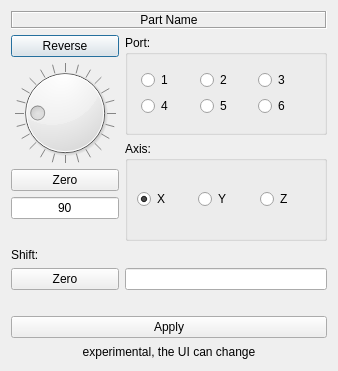
<?xml version="1.0" encoding="UTF-8"?>
<ui version="4.0">
 <class>RotatePanel</class>
 <widget class="QDialog" name="RotatePanel">
  <property name="geometry">
   <rect>
    <x>0</x>
    <y>0</y>
    <width>338</width>
    <height>371</height>
   </rect>
  </property>
  <property name="sizePolicy">
   <sizepolicy hsizetype="Minimum" vsizetype="Preferred">
    <horstretch>0</horstretch>
    <verstretch>0</verstretch>
   </sizepolicy>
  </property>
  <property name="minimumSize">
   <size>
    <width>24</width>
    <height>0</height>
   </size>
  </property>
  <property name="windowTitle">
   <string>Move around</string>
  </property>
  <layout class="QGridLayout" name="gridLayout">
   <item row="15" column="1" colspan="2">
    <widget class="QLabel" name="label">
     <property name="text">
      <string>experimental, the UI can change</string>
     </property>
     <property name="alignment">
      <set>Qt::AlignCenter</set>
     </property>
    </widget>
   </item>
   <item row="1" column="1" colspan="2">
    <widget class="QLabel" name="labelPartName">
     <property name="sizePolicy">
      <sizepolicy hsizetype="Minimum" vsizetype="Fixed">
       <horstretch>0</horstretch>
       <verstretch>0</verstretch>
      </sizepolicy>
     </property>
     <property name="minimumSize">
      <size>
       <width>24</width>
       <height>0</height>
      </size>
     </property>
     <property name="frameShape">
      <enum>QFrame::Box</enum>
     </property>
     <property name="frameShadow">
      <enum>QFrame::Sunken</enum>
     </property>
     <property name="text">
      <string>Part Name</string>
     </property>
     <property name="alignment">
      <set>Qt::AlignCenter</set>
     </property>
    </widget>
   </item>
   <item row="12" column="1" colspan="2">
    <widget class="QLabel" name="labelInstructions">
     <property name="sizePolicy">
      <sizepolicy hsizetype="Minimum" vsizetype="Fixed">
       <horstretch>0</horstretch>
       <verstretch>0</verstretch>
      </sizepolicy>
     </property>
     <property name="minimumSize">
      <size>
       <width>24</width>
       <height>0</height>
      </size>
     </property>
     <property name="text">
      <string/>
     </property>
     <property name="alignment">
      <set>Qt::AlignCenter</set>
     </property>
    </widget>
   </item>
   <item row="3" column="1">
    <layout class="QVBoxLayout" name="verticalLayout_2">
     <item>
      <widget class="QPushButton" name="buttonReverse">
       <property name="text">
        <string>Reverse</string>
       </property>
      </widget>
     </item>
     <item>
      <widget class="QDial" name="dialDegree">
       <property name="sizePolicy">
        <sizepolicy hsizetype="Minimum" vsizetype="Fixed">
         <horstretch>0</horstretch>
         <verstretch>0</verstretch>
        </sizepolicy>
       </property>
       <property name="minimumSize">
        <size>
         <width>24</width>
         <height>0</height>
        </size>
       </property>
       <property name="layoutDirection">
        <enum>Qt::LeftToRight</enum>
       </property>
       <property name="maximum">
        <number>360</number>
       </property>
       <property name="pageStep">
        <number>15</number>
       </property>
       <property name="value">
        <number>90</number>
       </property>
       <property name="orientation">
        <enum>Qt::Horizontal</enum>
       </property>
       <property name="invertedAppearance">
        <bool>false</bool>
       </property>
       <property name="invertedControls">
        <bool>false</bool>
       </property>
       <property name="wrapping">
        <bool>true</bool>
       </property>
       <property name="notchTarget">
        <double>15.000000000000000</double>
       </property>
       <property name="notchesVisible">
        <bool>true</bool>
       </property>
      </widget>
     </item>
     <item>
      <widget class="QPushButton" name="buttonZeroAngle">
       <property name="text">
        <string>Zero</string>
       </property>
      </widget>
     </item>
     <item>
      <widget class="QLineEdit" name="editDegree">
       <property name="sizePolicy">
        <sizepolicy hsizetype="Minimum" vsizetype="Fixed">
         <horstretch>0</horstretch>
         <verstretch>0</verstretch>
        </sizepolicy>
       </property>
       <property name="minimumSize">
        <size>
         <width>24</width>
         <height>0</height>
        </size>
       </property>
       <property name="text">
        <string>90</string>
       </property>
       <property name="alignment">
        <set>Qt::AlignCenter</set>
       </property>
      </widget>
     </item>
    </layout>
   </item>
   <item row="3" column="2" rowspan="2">
    <layout class="QVBoxLayout" name="verticalLayout">
     <item>
      <widget class="QGroupBox" name="groupBoxPorts">
       <property name="sizePolicy">
        <sizepolicy hsizetype="Preferred" vsizetype="Preferred">
         <horstretch>0</horstretch>
         <verstretch>0</verstretch>
        </sizepolicy>
       </property>
       <property name="maximumSize">
        <size>
         <width>16777215</width>
         <height>16777215</height>
        </size>
       </property>
       <property name="title">
        <string>Port:</string>
       </property>
       <layout class="QVBoxLayout" name="verticalLayout_4">
        <item>
         <layout class="QGridLayout" name="gridLayout_3" rowstretch="0,0" columnstretch="0,0,0" rowminimumheight="0,0" columnminimumwidth="0,0,0">
          <property name="sizeConstraint">
           <enum>QLayout::SetDefaultConstraint</enum>
          </property>
          <property name="leftMargin">
           <number>4</number>
          </property>
          <property name="rightMargin">
           <number>4</number>
          </property>
          <item row="0" column="0">
           <widget class="QRadioButton" name="radioPort1">
            <property name="text">
             <string>1</string>
            </property>
            <attribute name="buttonGroup">
             <string notr="true">buttonGroup</string>
            </attribute>
           </widget>
          </item>
          <item row="0" column="1">
           <widget class="QRadioButton" name="radioPort2">
            <property name="text">
             <string>2</string>
            </property>
            <attribute name="buttonGroup">
             <string notr="true">buttonGroup</string>
            </attribute>
           </widget>
          </item>
          <item row="0" column="2">
           <widget class="QRadioButton" name="radioPort3">
            <property name="text">
             <string>3</string>
            </property>
            <attribute name="buttonGroup">
             <string notr="true">buttonGroup</string>
            </attribute>
           </widget>
          </item>
          <item row="1" column="0">
           <widget class="QRadioButton" name="radioPort4">
            <property name="text">
             <string>4</string>
            </property>
            <attribute name="buttonGroup">
             <string notr="true">buttonGroup</string>
            </attribute>
           </widget>
          </item>
          <item row="1" column="1">
           <widget class="QRadioButton" name="radioPort5">
            <property name="text">
             <string>5</string>
            </property>
            <attribute name="buttonGroup">
             <string notr="true">buttonGroup</string>
            </attribute>
           </widget>
          </item>
          <item row="1" column="2">
           <widget class="QRadioButton" name="radioPort6">
            <property name="text">
             <string>6</string>
            </property>
            <attribute name="buttonGroup">
             <string notr="true">buttonGroup</string>
            </attribute>
           </widget>
          </item>
         </layout>
        </item>
       </layout>
      </widget>
     </item>
     <item>
      <widget class="QGroupBox" name="groupBoxAxis">
       <property name="title">
        <string>Axis:</string>
       </property>
       <layout class="QVBoxLayout" name="verticalLayout_3">
        <item>
         <layout class="QGridLayout" name="gridLayout_4">
          <item row="0" column="2">
           <widget class="QRadioButton" name="radioZ">
            <property name="text">
             <string>Z</string>
            </property>
            <attribute name="buttonGroup">
             <string notr="true">buttonGroup</string>
            </attribute>
           </widget>
          </item>
          <item row="0" column="0">
           <widget class="QRadioButton" name="radioX">
            <property name="text">
             <string>X</string>
            </property>
            <property name="checked">
             <bool>true</bool>
            </property>
            <attribute name="buttonGroup">
             <string notr="true">buttonGroup</string>
            </attribute>
           </widget>
          </item>
          <item row="0" column="1">
           <widget class="QRadioButton" name="radioY">
            <property name="text">
             <string>Y</string>
            </property>
            <attribute name="buttonGroup">
             <string notr="true">buttonGroup</string>
            </attribute>
           </widget>
          </item>
         </layout>
        </item>
       </layout>
      </widget>
     </item>
    </layout>
   </item>
   <item row="5" column="1">
    <widget class="QLabel" name="label_2">
     <property name="text">
      <string>Shift:</string>
     </property>
    </widget>
   </item>
   <item row="14" column="1" colspan="2">
    <widget class="QPushButton" name="buttonApply">
     <property name="text">
      <string>Apply</string>
     </property>
    </widget>
   </item>
   <item row="11" column="1">
    <widget class="QPushButton" name="buttonZeroLength">
     <property name="text">
      <string>Zero</string>
     </property>
    </widget>
   </item>
   <item row="11" column="2">
    <widget class="QLineEdit" name="editShift">
     <property name="alignment">
      <set>Qt::AlignRight|Qt::AlignTrailing|Qt::AlignVCenter</set>
     </property>
    </widget>
   </item>
  </layout>
  <zorder>labelInstructions</zorder>
  <zorder>labelPartName</zorder>
  <zorder>buttonApply</zorder>
  <zorder></zorder>
  <zorder>label</zorder>
  <zorder>label_2</zorder>
  <zorder>buttonZeroLength</zorder>
  <zorder>editShift</zorder>
 </widget>
 <resources/>
 <connections/>
 <slots>
  <slot>onApplyClicked()</slot>
  <slot>onAxisRadioSelected()</slot>
  <slot>onPortRadioSelected()</slot>
  <slot>onReverseClicked()</slot>
  <slot>onEditDegreeChanged()</slot>
  <slot>onDialDegreeChanged()</slot>
 </slots>
 <buttongroups>
  <buttongroup name="buttonGroup"/>
 </buttongroups>
</ui>
